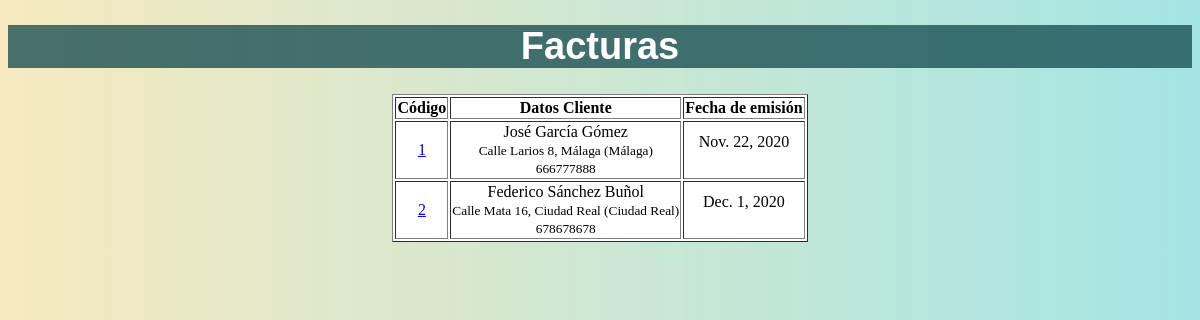
Before: /factura/ with the older database file.
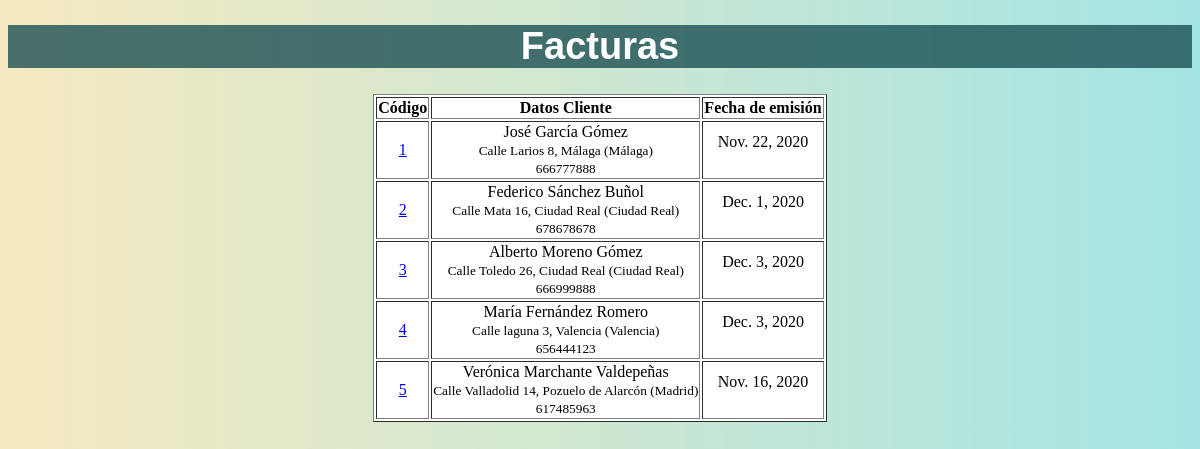
After: the same page with the newer database file.
### factura/models.py (models this page shows, shortened)
class Factura(models.Model):
    num = models.AutoField(primary_key=True)
    anio = models.IntegerField(verbose_name='Año')
    fecha_emision = models.DateField()
    cliente_nombre = models.CharField(max_length=30)
    cliente_direccion = models.CharField(max_length=50)
    cliente_telefono = models.IntegerField()

### factura/views.py (the view)
# urls.py: path('factura/', views.factura),
def factura(request):
    return render(request, 'factura/factura.html', {
        'factura': Factura.objects.all(),
    })

### factura/templates/factura/factura.html (shortened to what this page needs)
{% extends 'factura/base.html' %}
{% block content %}
<h1 class="title">Facturas</h1>
<div><table class="table" border="1">
    <thead class="thead-dark">
        <tr>
            <th scope="col">  Código  </th>
            <th scope="col">  Datos Cliente  </th>
            <th scope="col">  Fecha de emisión  </th>
        </tr>
    </thead>
    <tbody>
        {% for p in factura %}
        <tr>
            <td><a href='{{ p.pk }}'>{{ p.pk }}</a></td>
            <td>{{ p.cliente_nombre }}
                <br><small>
                {{ p.cliente_direccion }}
                <br>
                {{ p.cliente_telefono }}
                </small>
            </td>
            <td>{{ p.fecha_emision }}</p>
        </tr>
        {% endfor %}
    </tbody>
</table>
</div>
{% endblock content %}

### factura/templates/factura/base.html (shortened to what this page needs)
<!DOCTYPE html>
<html lang="en">
<head>
</head>
<body>
    {% block content %}
    {% endblock content %}
</body>
</html>

### factura/templates/factura/base.html (style rules this page uses)
body { background-image: linear-gradient(90deg, rgba(238, 212, 129, 0.5), rgba(107, 212, 212, 0.616)), url("https://images.unsplash.com/photo-1454165804606-c3d57bc86b40?ixlib=rb-1.2.1&ixid=MXwxMjA3fDB8MHxwaG90by1wYWdlfHx8fGVufDB8fHw%3D&auto=format&fit=crop&w=750&q=80"); background-size: cover; text-align: center; }
h1 { background-color: rgba(19, 73, 78, 0.76); color: white; font-family: Arial, "Helvetica Neue", Helvetica, sans-serif; font-size: 38px; }

### factura/templates/factura/factura.html (style rules this page uses)
div { align-items: center; display: flex; flex-direction: column; }
table { background-color: white; }

Changed rows visible on the page:
added Factura: pk "3", cliente_nombre "Alberto Moreno Gómez", cliente_direccion "Calle Toledo 26, Ciudad Real (Ciudad Real)", cliente_telefono "666999888", fecha_emision "Dec. 3, 2020"
added Factura: pk "4", cliente_nombre "María Fernández Romero", cliente_direccion "Calle laguna 3, Valencia (Valencia)", cliente_telefono "656444123", fecha_emision "Dec. 3, 2020"
added Factura: pk "5", cliente_nombre "Verónica Marchante Valdepeñas", cliente_direccion "Calle Valladolid 14, Pozuelo de Alarcón (Madrid)", cliente_telefono "617485963", fecha_emision "Nov. 16, 2020"
